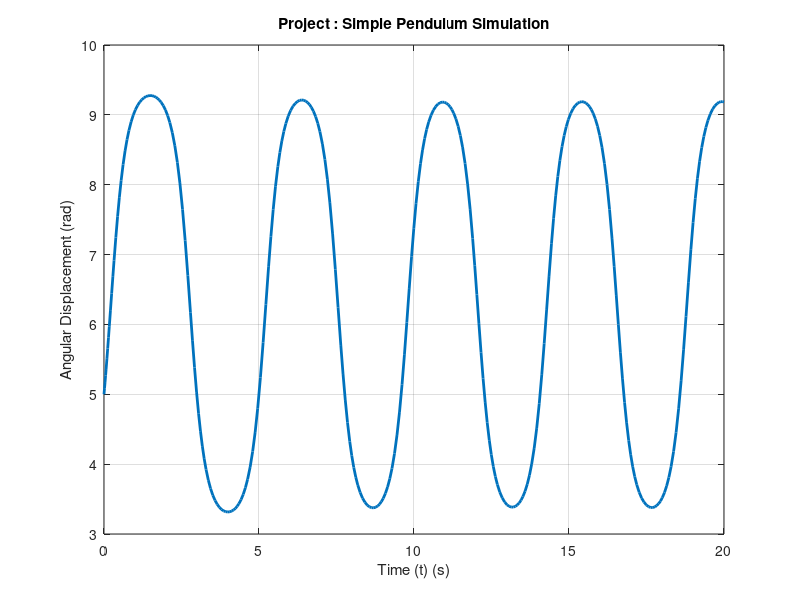
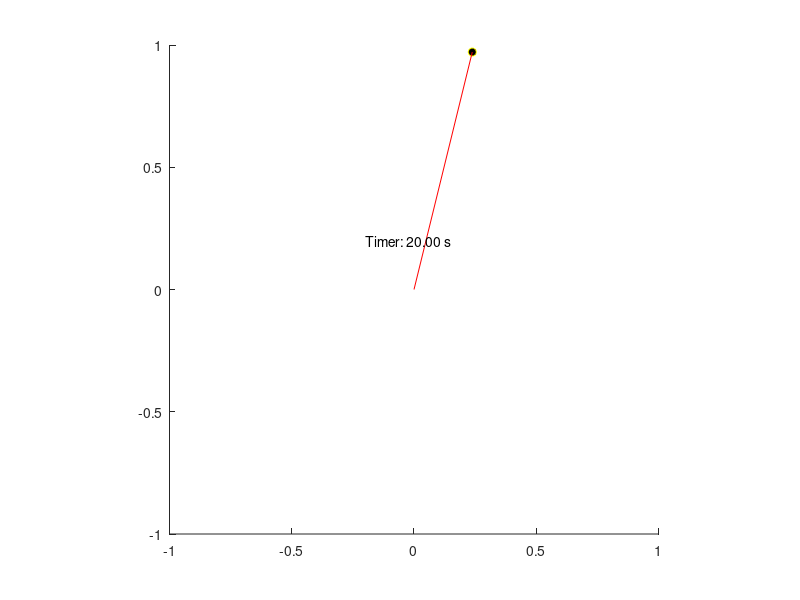

Write the MATLAB code that produced these figures, in order.


% Precautions:

% 1) Don't Change the file Name Else program will run only once and will not
%    work on user choice


%---------------- Simple Pendulum Simulation-------------


% For the next 6 statements using disp command of Matlab to display on
% command window


% Getting input from user to input Angular displacement and velocity
% using input command to get input from user

displacement = input("Enter initial angular displacement (in radians): ");
velocity = input("Enter initial angular velocity (in radians per second): ");

% Defining parameters
g = 9.81;   %  Acceleration due to gravity (m/s^2)
L = 1;      %  Length of pendulum (m)
M = 1000;   %  Mass of pendulum (g)

% Define time range
% 0 to 20s
tspan = [0 20]; % Time interval for simulation (s) 

% Defining initial conditions
y0 = [displacement velocity];

%This equation is derived from by hand solution which defines the systems
%of differential equations that describes the motion of simple pendulum
eq = @(t,y) [y(2); -(g/L)*sin(y(1))];


% Solving differential equation using built in function of matlab

%-----------syntax of ode45 to solve ordinary DE---------  
% =============[T,Y] = ode45(ODEFUN,TSPAN,Y0)  ====================

%   ODEFUN means ODE and TSPAN defines time
%   interval and Y0 replaced by initail conditions

[t,y] = ode45(eq, tspan, y0);

% Plot results
plot(t, y(:,1), 'LineWidth', 2);  % ploting 
xlabel('Time (t) (s)');
ylabel('Angular Displacement (rad)');
title('Project : Simple Pendulum Simulation');
grid on;


% Time period of simple Pendulum
T = 2*pi*sqrt(L/g);
 

% ------------------- Animation of Simple Pendulum----------------
% Creating  figure
figure(); % this will open new window for animation
hold on;

axis equal;
% Ensuring that the aspect ratio of the plot is equal along the x- and y-axes.
axis([-1.0 1.0 -1.0 1.0]);  % Setting axis 

% Initialize plot and text objects
p = plot(0,0,'yo','MarkerFaceColor','k'); % yo representing bob's color
% p Black Circle bob

% l is the black line representing pedululum rod
l = plot([0,0],[0,0],'r-'); 
% r- representing string color that is holding pendulum

% text function is creating text object
t = text(-0.2,0.2,"Timer: 0.0 s"); % timer initial position from (-0.2,0.2)
% Note here Timer label is at position (-0.2,0.2)

%------------------- Animating pendulum motion--------------

% for loop iterates over each time step of the simulation
for i = 1:length(y)
    % Update plot and text objects
    x_position = L*sin(y(i,1));
    y_position = -L*cos(y(i,1));
    
    % set function is updating the positions of x and y corrdinates uf the
    % p and l objects using the XData and YData 
    set(p,'XData',x_position,'YData',y_position);
    set(l,'XData',[0,x_position],'YData',[0,y_position]);
    
    % sprintf function is used to format the text
    set(t,'String',sprintf('Timer: %.2f s',tspan(1)+i*(tspan(2)-tspan(1))/length(y)));
    
   % drawnow function is updating the figure window with new plot i.e p and
   % l objects 
    drawnow;
    
    % pause to add a short delay control the animation
    pause(0.1);
end

% Setting the  final timer value


set(t,'String',sprintf('Timer: %.2f s',tspan(2)));

% Asking the user if they want to run another query
choice = input("Do you want to run another query? (y/n): ", 's');
if choice == 'y'
    % Clear the current figure and the command window
    clf;
    clc;
    % Restart the program name of the project file will run again
    run('project.m');
else
    % else displaying prompt and exiting 
    % End the program
        disp("Thank you for using the Simple Pendulum Simulation!");
end


% Else program can aslo be plot with the following solution equation 
% This equation is obtained by hand solution 
%In this program we used ode45 function to solve ordinary differential
%equation Although the results are same with both solutions

% Equation obtained by hand is 
% theta = dispacement*cos((sqrt(g/l)+velocity./sqrt(g/l)*sin(sqrt(g/l))
% Note Both are giving equal results

